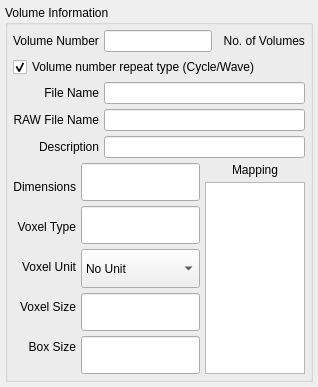
     <widget class="QWidget" name="tab_3">
      <property name="windowTitle">
       <string>VolumeInformation</string>
      </property>
      <attribute name="title">
       <string>Tab 3</string>
      </attribute>
      <layout class="QVBoxLayout" name="verticalLayout_7">
       <property name="spacing">
        <number>5</number>
       </property>
       <property name="margin">
        <number>5</number>
       </property>
       <item>
        <widget class="QGroupBox" name="groupBox_3">
         <property name="title">
          <string>Volume Information</string>
         </property>
         <layout class="QVBoxLayout" name="verticalLayout_4">
          <property name="spacing">
           <number>5</number>
          </property>
          <property name="margin">
           <number>5</number>
          </property>
          <item>
           <layout class="QHBoxLayout">
            <item>
             <layout class="QHBoxLayout">
              <item>
               <widget class="QLabel" name="label_27">
                <property name="text">
                 <string>Volume Number</string>
                </property>
               </widget>
              </item>
              <item>
               <widget class="QLineEdit" name="m_volnum_3">
                <property name="sizePolicy">
                 <sizepolicy hsizetype="Minimum" vsizetype="MinimumExpanding">
                  <horstretch>0</horstretch>
                  <verstretch>0</verstretch>
                 </sizepolicy>
                </property>
               </widget>
              </item>
             </layout>
            </item>
            <item>
             <widget class="QLabel" name="m_maxVolumes_3">
              <property name="text">
               <string>  No. of Volumes</string>
              </property>
             </widget>
            </item>
           </layout>
          </item>
          <item>
           <widget class="QCheckBox" name="m_repeatType_3">
            <property name="text">
             <string>Volume number repeat type (Cycle/Wave)</string>
            </property>
            <property name="checked">
             <bool>true</bool>
            </property>
           </widget>
          </item>
          <item>
           <layout class="QHBoxLayout">
            <item>
             <layout class="QVBoxLayout">
              <item>
               <widget class="QLabel" name="label_19">
                <property name="text">
                 <string>File Name</string>
                </property>
                <property name="alignment">
                 <set>Qt::AlignRight|Qt::AlignTrailing|Qt::AlignVCenter</set>
                </property>
               </widget>
              </item>
              <item>
               <widget class="QLabel" name="label_20">
                <property name="text">
                 <string>RAW File Name</string>
                </property>
                <property name="alignment">
                 <set>Qt::AlignRight|Qt::AlignTrailing|Qt::AlignVCenter</set>
                </property>
               </widget>
              </item>
              <item>
               <widget class="QLabel" name="label_21">
                <property name="text">
                 <string>Description</string>
                </property>
                <property name="alignment">
                 <set>Qt::AlignRight|Qt::AlignTrailing|Qt::AlignVCenter</set>
                </property>
               </widget>
              </item>
             </layout>
            </item>
            <item>
             <layout class="QVBoxLayout">
              <item>
               <widget class="QLineEdit" name="m_pvlFile_3">
                <property name="sizePolicy">
                 <sizepolicy hsizetype="Expanding" vsizetype="MinimumExpanding">
                  <horstretch>0</horstretch>
                  <verstretch>0</verstretch>
                 </sizepolicy>
                </property>
               </widget>
              </item>
              <item>
               <widget class="QLineEdit" name="m_rawFile_3">
                <property name="sizePolicy">
                 <sizepolicy hsizetype="Expanding" vsizetype="MinimumExpanding">
                  <horstretch>0</horstretch>
                  <verstretch>0</verstretch>
                 </sizepolicy>
                </property>
               </widget>
              </item>
              <item>
               <widget class="QLineEdit" name="m_description_3">
                <property name="sizePolicy">
                 <sizepolicy hsizetype="Expanding" vsizetype="MinimumExpanding">
                  <horstretch>0</horstretch>
                  <verstretch>0</verstretch>
                 </sizepolicy>
                </property>
               </widget>
              </item>
             </layout>
            </item>
           </layout>
          </item>
          <item>
           <layout class="QHBoxLayout">
            <item>
             <layout class="QHBoxLayout">
              <item>
               <layout class="QVBoxLayout">
                <item>
                 <widget class="QLabel" name="label_22">
                  <property name="maximumSize">
                   <size>
                    <width>16777215</width>
                    <height>23</height>
                   </size>
                  </property>
                  <property name="text">
                   <string>Dimensions</string>
                  </property>
                  <property name="alignment">
                   <set>Qt::AlignRight|Qt::AlignTrailing|Qt::AlignVCenter</set>
                  </property>
                 </widget>
                </item>
                <item>
                 <widget class="QLabel" name="label_23">
                  <property name="maximumSize">
                   <size>
                    <width>16777215</width>
                    <height>23</height>
                   </size>
                  </property>
                  <property name="text">
                   <string>Voxel Type</string>
                  </property>
                  <property name="alignment">
                   <set>Qt::AlignRight|Qt::AlignTrailing|Qt::AlignVCenter</set>
                  </property>
                 </widget>
                </item>
                <item>
                 <widget class="QLabel" name="label_24">
                  <property name="maximumSize">
                   <size>
                    <width>16777215</width>
                    <height>23</height>
                   </size>
                  </property>
                  <property name="text">
                   <string>Voxel Unit</string>
                  </property>
                  <property name="alignment">
                   <set>Qt::AlignRight|Qt::AlignTrailing|Qt::AlignVCenter</set>
                  </property>
                 </widget>
                </item>
                <item>
                 <widget class="QLabel" name="label_25">
                  <property name="maximumSize">
                   <size>
                    <width>16777215</width>
                    <height>23</height>
                   </size>
                  </property>
                  <property name="text">
                   <string>Voxel Size</string>
                  </property>
                  <property name="alignment">
                   <set>Qt::AlignRight|Qt::AlignTrailing|Qt::AlignVCenter</set>
                  </property>
                 </widget>
                </item>
                <item>
                 <widget class="QLabel" name="label_40">
                  <property name="maximumSize">
                   <size>
                    <width>16777215</width>
                    <height>23</height>
                   </size>
                  </property>
                  <property name="text">
                   <string>Box Size</string>
                  </property>
                  <property name="alignment">
                   <set>Qt::AlignRight|Qt::AlignTrailing|Qt::AlignVCenter</set>
                  </property>
                 </widget>
                </item>
               </layout>
              </item>
              <item>
               <layout class="QVBoxLayout">
                <item>
                 <widget class="QLineEdit" name="m_dimensions_3">
                  <property name="sizePolicy">
                   <sizepolicy hsizetype="Expanding" vsizetype="MinimumExpanding">
                    <horstretch>0</horstretch>
                    <verstretch>0</verstretch>
                   </sizepolicy>
                  </property>
                 </widget>
                </item>
                <item>
                 <widget class="QLineEdit" name="m_voxelType_3">
                  <property name="sizePolicy">
                   <sizepolicy hsizetype="Expanding" vsizetype="MinimumExpanding">
                    <horstretch>0</horstretch>
                    <verstretch>0</verstretch>
                   </sizepolicy>
                  </property>
                 </widget>
                </item>
                <item>
                 <widget class="QComboBox" name="m_voxelUnit_3">
                  <property name="sizePolicy">
                   <sizepolicy hsizetype="Preferred" vsizetype="MinimumExpanding">
                    <horstretch>0</horstretch>
                    <verstretch>0</verstretch>
                   </sizepolicy>
                  </property>
                  <item>
                   <property name="text">
                    <string>No Unit</string>
                   </property>
                  </item>
                  <item>
                   <property name="text">
                    <string>Angstrom</string>
                   </property>
                  </item>
                  <item>
                   <property name="text">
                    <string>Nanometer</string>
                   </property>
                  </item>
                  <item>
                   <property name="text">
                    <string>Micron</string>
                   </property>
                  </item>
                  <item>
                   <property name="text">
                    <string>Millimeter</string>
                   </property>
                  </item>
                  <item>
                   <property name="text">
                    <string>Centimeter</string>
                   </property>
                  </item>
                  <item>
                   <property name="text">
                    <string>Meter</string>
                   </property>
                  </item>
                  <item>
                   <property name="text">
                    <string>Kilometer</string>
                   </property>
                  </item>
                  <item>
                   <property name="text">
                    <string>Parsec</string>
                   </property>
                  </item>
                  <item>
                   <property name="text">
                    <string>Kiloparsec</string>
                   </property>
                  </item>
                 </widget>
                </item>
                <item>
                 <widget class="QLineEdit" name="m_voxelSize_3">
                  <property name="sizePolicy">
                   <sizepolicy hsizetype="Expanding" vsizetype="MinimumExpanding">
                    <horstretch>0</horstretch>
                    <verstretch>0</verstretch>
                   </sizepolicy>
                  </property>
                 </widget>
                </item>
                <item>
                 <widget class="QLineEdit" name="m_boxSize_3">
                  <property name="sizePolicy">
                   <sizepolicy hsizetype="Expanding" vsizetype="MinimumExpanding">
                    <horstretch>0</horstretch>
                    <verstretch>0</verstretch>
                   </sizepolicy>
                  </property>
                 </widget>
                </item>
               </layout>
              </item>
             </layout>
            </item>
            <item>
             <layout class="QVBoxLayout">
              <item>
               <widget class="QLabel" name="label_26">
                <property name="text">
                 <string>Mapping</string>
                </property>
                <property name="alignment">
                 <set>Qt::AlignCenter</set>
                </property>
               </widget>
              </item>
              <item>
               <widget class="QListWidget" name="m_mapping_3">
                <property name="sizePolicy">
                 <sizepolicy hsizetype="Fixed" vsizetype="Expanding">
                  <horstretch>0</horstretch>
                  <verstretch>0</verstretch>
                 </sizepolicy>
                </property>
                <property name="minimumSize">
                 <size>
                  <width>80</width>
                  <height>0</height>
                 </size>
                </property>
                <property name="maximumSize">
                 <size>
                  <width>100</width>
                  <height>16777215</height>
                 </size>
                </property>
               </widget>
              </item>
             </layout>
            </item>
           </layout>
          </item>
         </layout>
        </widget>
       </item>
      </layout>
     </widget>
